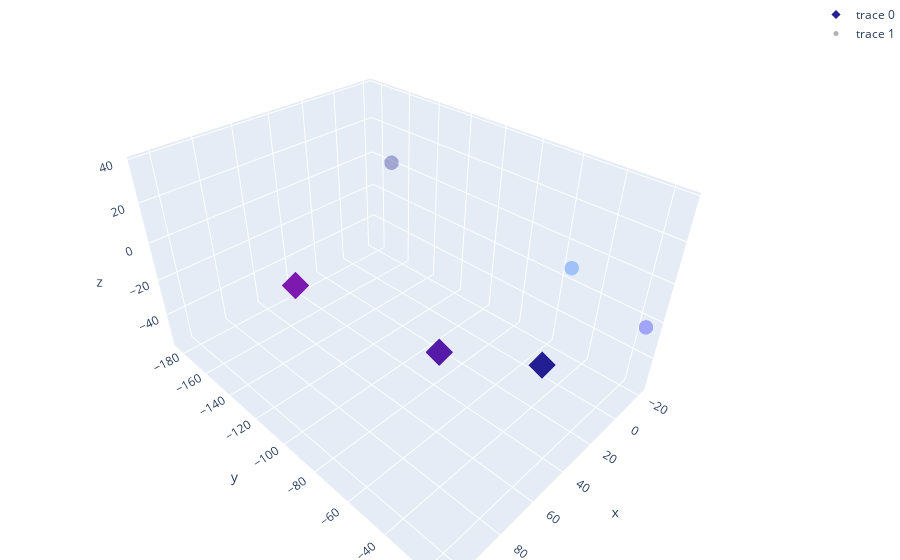

Source (notebook cell):
### Code cell
tsne = TSNE(n_components=3, random_state=0, perplexity=5)

perfectTSNE = tsne.fit_transform(perfect_vector)

perfect_drivers = assign_numbers(perfectIds)
#unique_labels = np.unique(perfect_drivers)
#colors = plt.cm.jet(np.linspace(0, 1, len(unique_labels)))
#color_map = dict(zip(unique_labels, colors))

# Use the color map to set the color of the markers
#marker_colors = [color_map[label] for label in perfect_drivers]

# Create a trace for each type
trace0 = go.Scatter3d(
    x=perfectTSNE[0],
    y=perfectTSNE[1],
    z=perfectTSNE[2],
    mode='markers',
    marker=dict(
        size=7,
        color=perfect_drivers,                # set color to an array/list of desired values
        opacity=0.9,
        symbol='diamond'
    )
)

actualTSNE = tsne.fit_transform(actual_vector)

# Create a color map that maps each unique label to a color
driversIdx = assign_numbers(actual_drivers)
unique_labels = np.unique(driversIdx)
colors = plt.cm.jet(np.linspace(0, 1, len(unique_labels)))
color_map = dict(zip(unique_labels, colors))

# Use the color map to set the color of the markers
marker_colors = [color_map[label] for label in driversIdx]

trace1 = go.Scatter3d(
    x=actualTSNE[0],
    y=actualTSNE[1],
    z=actualTSNE[2],
    mode='markers',
    marker=dict(
        size=5,
        color=marker_colors,                # set color to an array/list of desired values
        opacity=0.3,
        symbol='circle'
    )
)

data = [trace0, trace1]

layout = go.Layout(
    margin=dict(
        l=0,
        r=0,
        b=0,
        t=0
    )
)

fig = go.Figure(data=data, layout=layout)
fig.show()

### Figure 1 — Plotly figure (JSON) as saved in the notebook; plotly's stock layout.template omitted (floating-point values rounded to 4 significant figures; data arrays with more than 128 entries replaced by an {"elided": "..."} marker saying what was removed)
{"data": [{"marker": {"color": [0, 1, 2, 3, 4, 5, 6, 7, 8, 9], "opacity": 0.9, "size": 7, "symbol": "diamond"}, "mode": "markers", "type": "scatter3d", "x": [9.094, 105.6, 39.0], "y": [-44.39, -21.3, -183.2], "z": [-43.75, 38.21, -56.03]}, {"marker": {"color": {"elided": "300x4 float values"}, "opacity": 0.3, "size": 5, "symbol": "circle"}, "mode": "markers", "type": "scatter3d", "x": [30.59, -20.92, -5.858], "y": [-116.3, -15.59, -46.42], "z": [36.39, -23.13, -0.3976]}], "layout": {"margin": {"b": 0, "l": 0, "r": 0, "t": 0}}}
